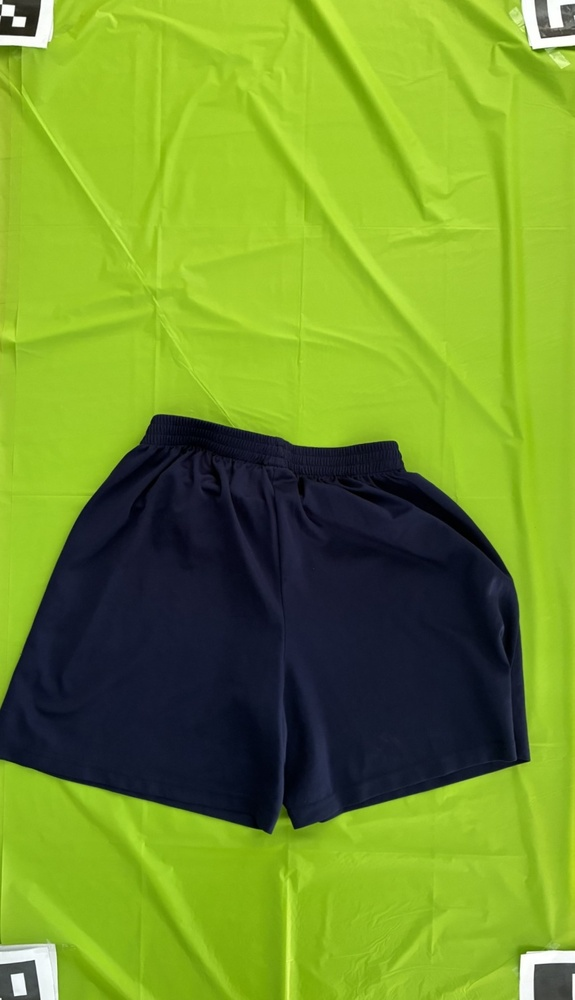
#> input picture Tcode/Tcodemain/picnicbasket/Shortsongreen_rectified.jpg, 575 x 1000 px, shrunk from 1035 x 1800 before the run, found by its file name
$ python bigted.py
#> lines starting #> are read from the running program, lines starting #| are printed output that depends on the picture; after the words box and inside, x2 and y2 are one past the last pixel; in counts of white or black regions, pixels touching at a corner belong together
import cv2, os

import numpy as np


path = r"T:\Tcode\Tcodemain\picnicbasket\shortsongreen_rectified.jpg"

img = cv2.imread(path)
#> img is the input picture: shape (1000, 575, 3); mean B, G, R 41.8, 147.6, 115

hsv = cv2.cvtColor(img, cv2.COLOR_BGR2HSV)
#> hsv: shape (1000, 575, 3); mean H, S, V 60.2, 186.5, 153
lower = np.array([15, 30, 30])

upper = np.array([45, 255, 255])

# lower = np.array([30, 100, 100])
#Unsuccessful values ^ and below
# upper = np.array([45, 255, 255])


mat_mask = cv2.inRange(hsv, lower, upper)
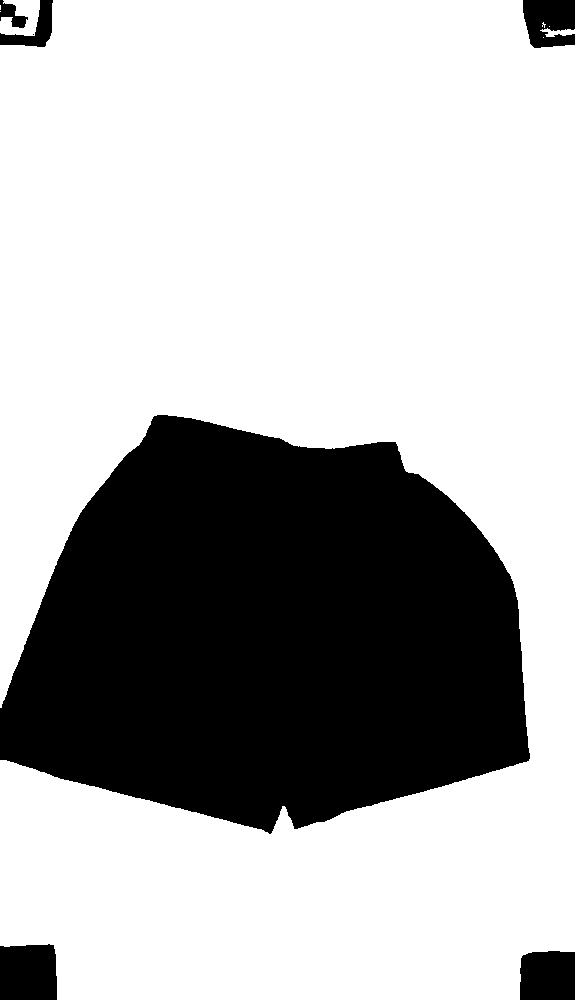
#> mat_mask: shape (1000, 575); 70.1% white; 7 black regions (1 under 20 px), largest, box (x1, y1, x2, y2) and area: (0, 415, 530, 834) 163055, (0, 944, 57, 1000) 3061, (520, 951, 575, 1000) 2601, (523, 0, 575, 48) 2078, (0, 0, 53, 47) 996, (0, 0, 28, 28) 367

mask = cv2.bitwise_not(mat_mask)


# CLOSE = fill holes

k_close = cv2.getStructuringElement(cv2.MORPH_ELLIPSE, (9, 9))

mask = cv2.morphologyEx(mask, cv2.MORPH_CLOSE, k_close, iterations=2)
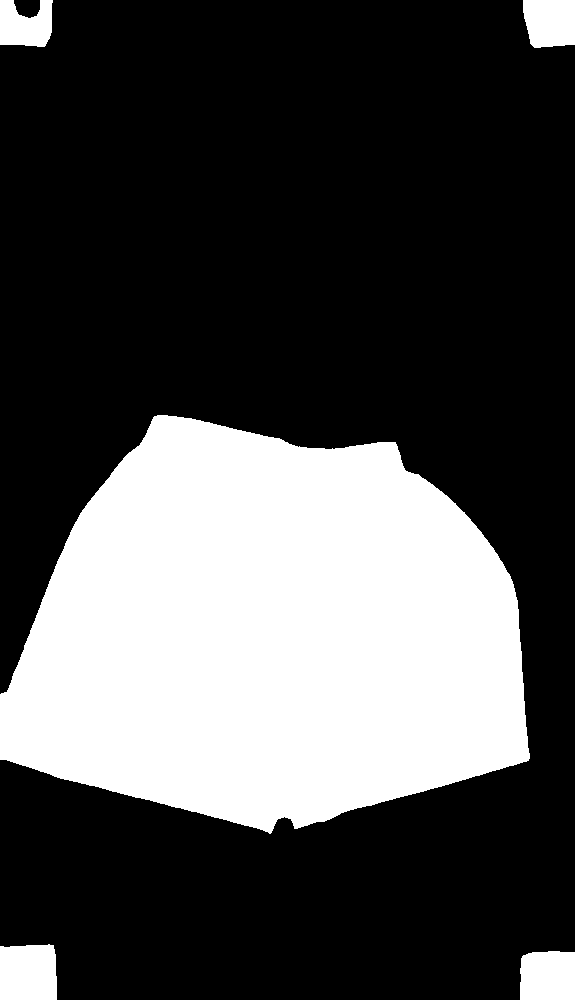
#> mask: shape (1000, 575); 30.1% white; 5 white regions, box (x1, y1, x2, y2) and area: (0, 415, 530, 834) 163245, (0, 944, 57, 1000) 3061, (520, 951, 575, 1000) 2601, (523, 0, 575, 48) 2267, (0, 0, 53, 47) 1957


# OPEN = remove specks

k_open = cv2.getStructuringElement(cv2.MORPH_ELLIPSE, (5, 5))

mask = cv2.morphologyEx(mask, cv2.MORPH_OPEN, k_open, iterations=1)
#> mask: shape (1000, 575); 30.1% white; 5 white regions, box (x1, y1, x2, y2) and area: (0, 415, 530, 833) 163234, (0, 944, 57, 1000) 3059, (520, 951, 575, 1000) 2600, (523, 0, 575, 48) 2266, (0, 0, 53, 47) 1956


base = os.path.splitext(path)[0]

cv2.imwrite(base + "_mask_clean.png", mask)


print("Wrote:", base + "_mask_clean.png")
